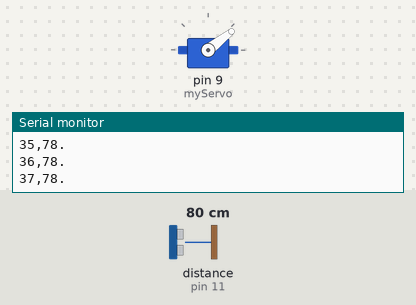
This sketch was run on a simulated Arduino Uno, built with avr-gcc and run on an emulated ATmega328P. On the bench: servo, the last lines printed to the serial monitor. Wiring (inferred from the names in the program): ultrasonic range finder: trigger pin 11; echo pin 11. The inputs (shaded band) are chosen by the test bench; at power-on: distance to the obstacle (sensor on pin 11) 80 cm. The echo pulse lasts 58.3 µs per cm.

Above: at 1.29 s.
1.3 s: distance to the obstacle (sensor on pin 11) set to 2 cm
At 1.9 s:
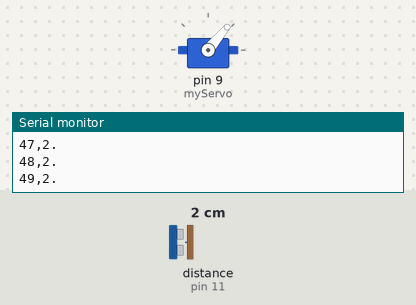
7.3 s: distance to the obstacle (sensor on pin 11) set to 35 cm
At 7.86 s:
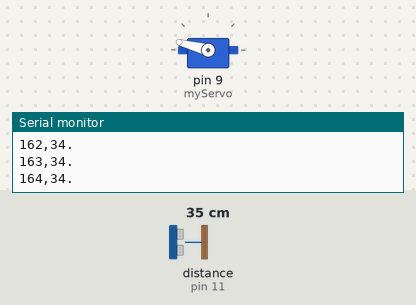
Timing chart, 0 to 16.3 s (numbered marks = the images above; inputs shaded):
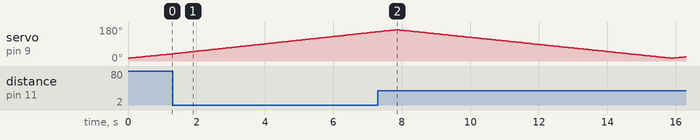

The sketch:

Arduino_Radar.ino
```cpp
#include <Servo.h>

Servo myServo;
const int pingPin = 11; // PING))) SIG pin D11 ki undi
long duration;
int distance;

void setup() {
  pinMode(pingPin, OUTPUT);
  Serial.begin(9600);
  myServo.attach(9); // Servo D9 ki undi
}

void loop() {
  for(int i=15; i<=165; i++){
    myServo.write(i);
    delay(50);
    distance = calculateDistance();
    Serial.print(i);
    Serial.print(",");
    Serial.print(distance);
    Serial.println(".");
  }

  for(int i=165; i>=15; i--){
    myServo.write(i);
    delay(50);
    distance = calculateDistance();
    Serial.print(i);
    Serial.print(",");
    Serial.print(distance);
    Serial.println(".");
  }
}

int calculateDistance(){
  pinMode(pingPin, OUTPUT);
  digitalWrite(pingPin, LOW);
  delayMicroseconds(2);
  digitalWrite(pingPin, HIGH);
  delayMicroseconds(5);
  digitalWrite(pingPin, LOW);

  pinMode(pingPin, INPUT);
  duration = pulseIn(pingPin, HIGH);
  distance = duration * 0.034 / 2;

  if(distance > 400 || distance <= 0) distance = 400;
  return distance;
}
```
